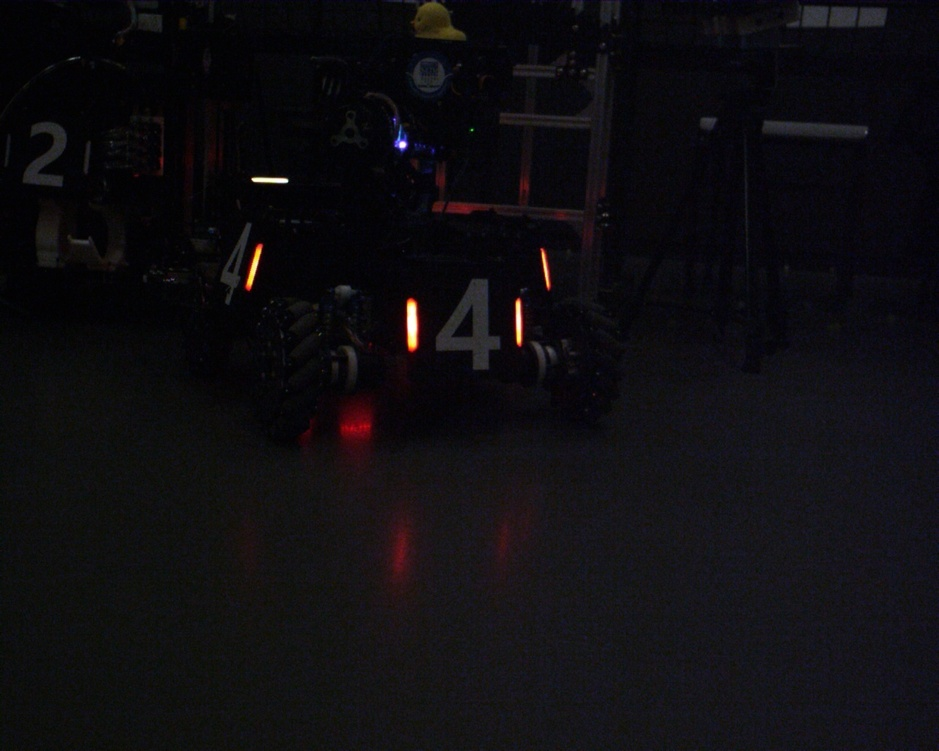
//> input picture images/3.jpg, 939 x 751 px, shrunk from 1280 x 1024 before the run
$ ./task2   (built with g++ and OpenCV 4)
//> lines starting //> are read from the running program, lines starting //| are printed output that depends on the picture; after the words box and inside, x2 and y2 are one past the last pixel; in counts of white or black regions, pixels touching at a corner belong together
/*
 * 任务二：从图像中识别装甲板灯条并框选。
 * 测试图像：images/3.jpg
 *
 * 原理：灯条是画面里最亮的橙红色发光竖条，HSV 上满足
 *       H 偏红橙(0~30)、S 高、V 高。按面积和细长比过滤轮廓，
 *       排除地面反光等干扰。
 */
#include <opencv2/opencv.hpp>
#include <iostream>
#include <string>

using namespace cv;
using namespace std;

int main(int argc, char** argv)
{
    string src = (argc > 1) ? argv[1] : "images/3.jpg";
    string dst = (argc > 2) ? argv[2] : "result/task2_result.jpg";

    Mat img = imread(src);
//> img is the input picture: 751 rows x 939 cols, CV_8UC3; mean B, G, R 16.7, 13.5, 15
    if (img.empty()) {
        cerr << "无法读取图像: " << src << endl;
        return 1;
    }

    Mat hsv;
    cvtColor(img, hsv, COLOR_BGR2HSV);
//> hsv: 751 rows x 939 cols, CV_8UC3; mean H, S, V 103.9, 84.6, 18.4
    Mat mask;
    inRange(hsv, Scalar(0, 70, 170), Scalar(30, 255, 255), mask);
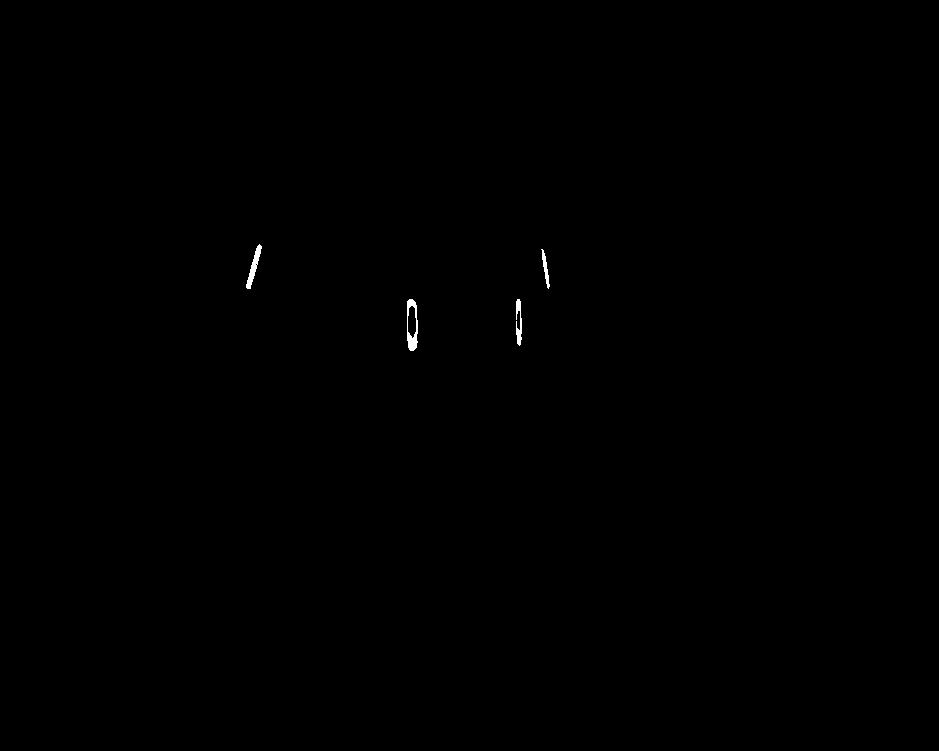
//> mask: 751 rows x 939 cols, CV_8UC1; 0.12% white; 4 white regions, box (x1, y1, x2, y2) and area: (407, 299, 418, 351) 300, (246, 244, 262, 289) 243, (516, 299, 522, 346) 183, (541, 249, 550, 289) 129

    Mat kernel = getStructuringElement(MORPH_RECT, Size(3, 3));
    morphologyEx(mask, mask, MORPH_CLOSE, kernel);
//> mask: 751 rows x 939 cols, CV_8UC1; 0.12% white; 4 white regions

    vector<vector<Point>> contours;
    findContours(mask, contours, RETR_EXTERNAL, CHAIN_APPROX_SIMPLE);
//> contours = 4 contours; box (x1, y1, x2, y2) and area: (407, 299, 418, 351) 446, (246, 244, 262, 289) 198, (516, 299, 522, 346) 187, (541, 249, 550, 289) 88

    int count = 0;
    for (const auto& cnt : contours) {
        double area = contourArea(cnt);
        Rect r = boundingRect(cnt);
        // 灯条特征：有面积、竖直细长
        if (area > 15 && r.height > 25 && r.height > r.width * 1.5) {
            rectangle(img, r, Scalar(0, 255, 255), 2);   // 黄色框
            cout << "灯条" << (++count) << ": 左上角(" << r.x << "," << r.y
                 << ") 宽" << r.width << " 高" << r.height << endl;
        }
    }
//> this loop made 4 passes
//> (area, r) on passes 1 to 4: (187, Rect(516, 299, 6, 47)), (446, Rect(407, 299, 11, 52)), (88.5, Rect(541, 249, 9, 40)), (197.5, Rect(246, 244, 16, 45))
//| 灯条1: 左上角(516,299) 宽6 高47
//| 灯条2: 左上角(407,299) 宽11 高52
//| 灯条3: 左上角(541,249) 宽9 高40
//| 灯条4: 左上角(246,244) 宽16 高45
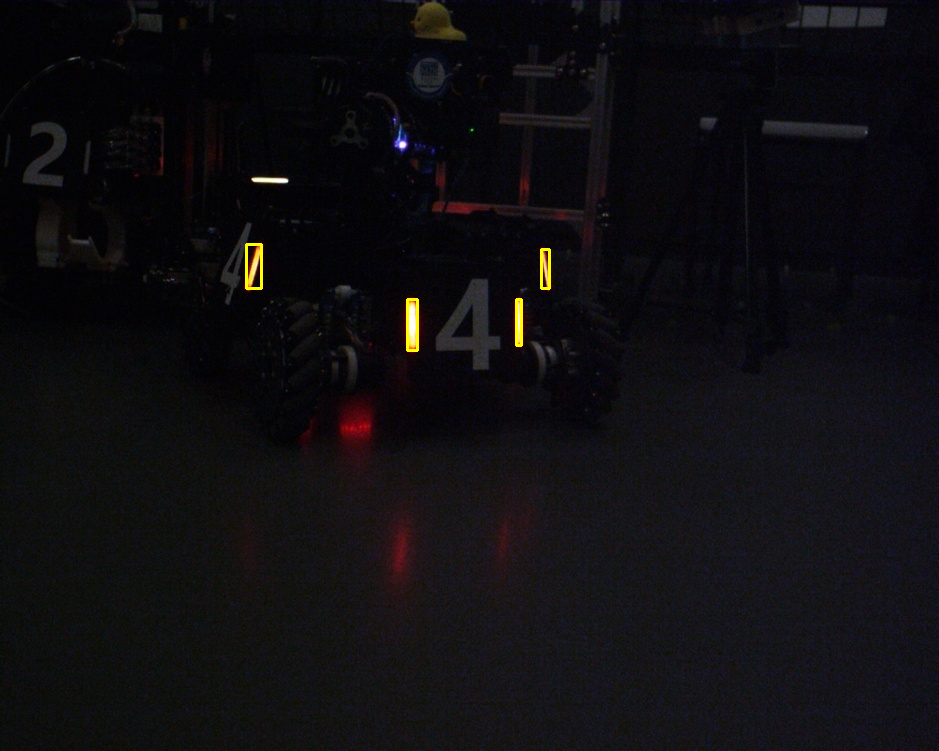
//> img: 751 rows x 939 cols, CV_8UC3; 0.18% of pixels changed, all inside (x1, y1, x2, y2) = (245, 243, 551, 352)
//> after the loop, count = 4

    imwrite(dst, img);
    cout << "共识别到灯条: " << count << " 个" << endl;
//| 共识别到灯条: 4 个
    cout << "结果已保存: " << dst << endl;
    return 0;
}
